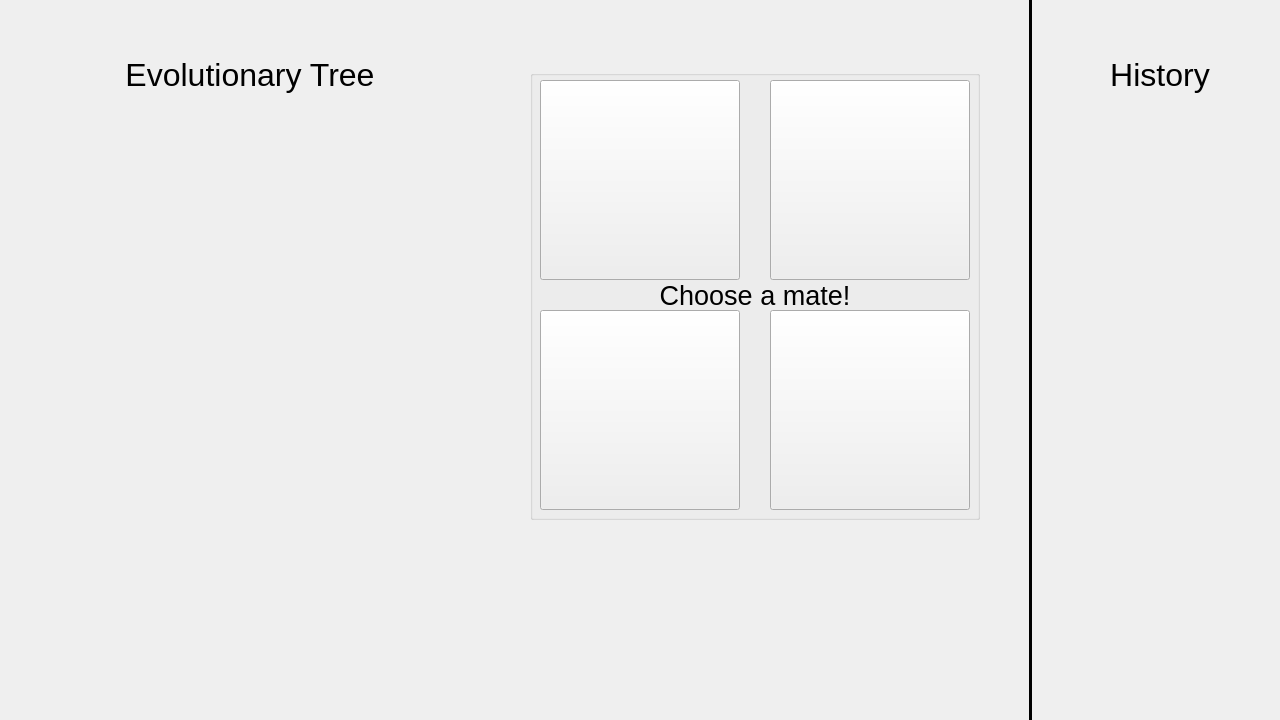
<?xml version="1.0" encoding="UTF-8"?>
<ui version="4.0">
 <class>EvolutionGUI</class>
 <widget class="QMainWindow" name="EvolutionGUI">
  <property name="geometry">
   <rect>
    <x>0</x>
    <y>0</y>
    <width>1280</width>
    <height>720</height>
   </rect>
  </property>
  <property name="windowTitle">
   <string>Evolution GUI</string>
  </property>
  <widget class="QWidget" name="centralwidget">
   <widget class="QLabel" name="parent_image_1">
    <property name="geometry">
     <rect>
      <x>50</x>
      <y>125</y>
      <width>150</width>
      <height>150</height>
     </rect>
    </property>
    <property name="text">
     <string/>
    </property>
    <property name="pixmap">
     <pixmap>../../resources/question_mark.png</pixmap>
    </property>
    <property name="scaledContents">
     <bool>true</bool>
    </property>
   </widget>
   <widget class="QLabel" name="parent_image_2">
    <property name="geometry">
     <rect>
      <x>300</x>
      <y>125</y>
      <width>150</width>
      <height>150</height>
     </rect>
    </property>
    <property name="text">
     <string/>
    </property>
    <property name="pixmap">
     <pixmap>../../resources/question_mark.png</pixmap>
    </property>
    <property name="scaledContents">
     <bool>true</bool>
    </property>
   </widget>
   <widget class="QLabel" name="child_image">
    <property name="geometry">
     <rect>
      <x>173</x>
      <y>320</y>
      <width>150</width>
      <height>150</height>
     </rect>
    </property>
    <property name="text">
     <string/>
    </property>
    <property name="pixmap">
     <pixmap>../../resources/question_mark.png</pixmap>
    </property>
    <property name="scaledContents">
     <bool>true</bool>
    </property>
   </widget>
   <widget class="QLabel" name="history_image_1">
    <property name="geometry">
     <rect>
      <x>1080</x>
      <y>125</y>
      <width>150</width>
      <height>150</height>
     </rect>
    </property>
    <property name="text">
     <string/>
    </property>
    <property name="pixmap">
     <pixmap>../../resources/question_mark.png</pixmap>
    </property>
    <property name="scaledContents">
     <bool>true</bool>
    </property>
   </widget>
   <widget class="QLabel" name="history_image_2">
    <property name="geometry">
     <rect>
      <x>1080</x>
      <y>325</y>
      <width>150</width>
      <height>150</height>
     </rect>
    </property>
    <property name="text">
     <string/>
    </property>
    <property name="pixmap">
     <pixmap>../../resources/question_mark.png</pixmap>
    </property>
    <property name="scaledContents">
     <bool>true</bool>
    </property>
   </widget>
   <widget class="QLabel" name="history_image_3">
    <property name="geometry">
     <rect>
      <x>1080</x>
      <y>525</y>
      <width>150</width>
      <height>150</height>
     </rect>
    </property>
    <property name="text">
     <string/>
    </property>
    <property name="pixmap">
     <pixmap>../../resources/question_mark.png</pixmap>
    </property>
    <property name="scaledContents">
     <bool>true</bool>
    </property>
   </widget>
   <widget class="QGroupBox" name="candidate_box">
    <property name="geometry">
     <rect>
      <x>530</x>
      <y>70</y>
      <width>450</width>
      <height>450</height>
     </rect>
    </property>
    <property name="title">
     <string/>
    </property>
    <widget class="QLabel" name="candidate_label">
     <property name="geometry">
      <rect>
       <x>75</x>
       <y>200</y>
       <width>300</width>
       <height>50</height>
      </rect>
     </property>
     <property name="font">
      <font>
       <pointsize>20</pointsize>
      </font>
     </property>
     <property name="text">
      <string>Choose a mate!</string>
     </property>
     <property name="alignment">
      <set>Qt::AlignCenter</set>
     </property>
    </widget>
    <widget class="QPushButton" name="candidate_button_1">
     <property name="geometry">
      <rect>
       <x>10</x>
       <y>10</y>
       <width>200</width>
       <height>200</height>
      </rect>
     </property>
     <property name="text">
      <string/>
     </property>
     <property name="icon">
      <iconset>
       <normaloff>../../resources/question_mark.png</normaloff>../../resources/question_mark.png</iconset>
     </property>
     <property name="iconSize">
      <size>
       <width>200</width>
       <height>200</height>
      </size>
     </property>
    </widget>
    <widget class="QPushButton" name="candidate_button_2">
     <property name="geometry">
      <rect>
       <x>240</x>
       <y>10</y>
       <width>200</width>
       <height>200</height>
      </rect>
     </property>
     <property name="text">
      <string/>
     </property>
     <property name="icon">
      <iconset>
       <normaloff>../../resources/question_mark.png</normaloff>../../resources/question_mark.png</iconset>
     </property>
     <property name="iconSize">
      <size>
       <width>200</width>
       <height>200</height>
      </size>
     </property>
    </widget>
    <widget class="QPushButton" name="candidate_button_3">
     <property name="geometry">
      <rect>
       <x>10</x>
       <y>240</y>
       <width>200</width>
       <height>200</height>
      </rect>
     </property>
     <property name="text">
      <string/>
     </property>
     <property name="icon">
      <iconset>
       <normaloff>../../resources/question_mark.png</normaloff>../../resources/question_mark.png</iconset>
     </property>
     <property name="iconSize">
      <size>
       <width>200</width>
       <height>200</height>
      </size>
     </property>
    </widget>
    <widget class="QPushButton" name="candidate_button_4">
     <property name="geometry">
      <rect>
       <x>240</x>
       <y>240</y>
       <width>200</width>
       <height>200</height>
      </rect>
     </property>
     <property name="text">
      <string/>
     </property>
     <property name="icon">
      <iconset>
       <normaloff>../../resources/question_mark.png</normaloff>../../resources/question_mark.png</iconset>
     </property>
     <property name="iconSize">
      <size>
       <width>200</width>
       <height>200</height>
      </size>
     </property>
    </widget>
   </widget>
   <widget class="Line" name="separator">
    <property name="geometry">
     <rect>
      <x>1020</x>
      <y>0</y>
      <width>20</width>
      <height>720</height>
     </rect>
    </property>
    <property name="frameShadow">
     <enum>QFrame::Plain</enum>
    </property>
    <property name="lineWidth">
     <number>3</number>
    </property>
    <property name="orientation">
     <enum>Qt::Vertical</enum>
    </property>
   </widget>
   <widget class="QLabel" name="parent_arrows">
    <property name="geometry">
     <rect>
      <x>124</x>
      <y>134</y>
      <width>250</width>
      <height>251</height>
     </rect>
    </property>
    <property name="text">
     <string/>
    </property>
    <property name="pixmap">
     <pixmap>../../resources/arrows_merging.png</pixmap>
    </property>
    <property name="scaledContents">
     <bool>true</bool>
    </property>
   </widget>
   <widget class="QLabel" name="history_label">
    <property name="geometry">
     <rect>
      <x>1060</x>
      <y>50</y>
      <width>200</width>
      <height>50</height>
     </rect>
    </property>
    <property name="font">
     <font>
      <pointsize>24</pointsize>
     </font>
    </property>
    <property name="text">
     <string>History</string>
    </property>
    <property name="alignment">
     <set>Qt::AlignCenter</set>
    </property>
   </widget>
   <widget class="QLabel" name="tree_label">
    <property name="geometry">
     <rect>
      <x>125</x>
      <y>50</y>
      <width>250</width>
      <height>50</height>
     </rect>
    </property>
    <property name="font">
     <font>
      <pointsize>24</pointsize>
     </font>
    </property>
    <property name="text">
     <string>Evolutionary Tree</string>
    </property>
    <property name="alignment">
     <set>Qt::AlignCenter</set>
    </property>
   </widget>
   <widget class="QLabel" name="new_parent">
    <property name="geometry">
     <rect>
      <x>351</x>
      <y>530</y>
      <width>150</width>
      <height>150</height>
     </rect>
    </property>
    <property name="text">
     <string/>
    </property>
    <property name="pixmap">
     <pixmap>../../resources/question_mark.png</pixmap>
    </property>
    <property name="scaledContents">
     <bool>true</bool>
    </property>
   </widget>
   <widget class="QLabel" name="history_arrow_2">
    <property name="geometry">
     <rect>
      <x>1120</x>
      <y>475</y>
      <width>70</width>
      <height>50</height>
     </rect>
    </property>
    <property name="text">
     <string/>
    </property>
    <property name="pixmap">
     <pixmap>../../resources/arrow_down.png</pixmap>
    </property>
    <property name="scaledContents">
     <bool>true</bool>
    </property>
   </widget>
   <widget class="QLabel" name="history_arrow_1">
    <property name="geometry">
     <rect>
      <x>1120</x>
      <y>275</y>
      <width>70</width>
      <height>50</height>
     </rect>
    </property>
    <property name="text">
     <string/>
    </property>
    <property name="pixmap">
     <pixmap>../../resources/arrow_down.png</pixmap>
    </property>
    <property name="scaledContents">
     <bool>true</bool>
    </property>
   </widget>
   <widget class="QLabel" name="parent_arrows_2">
    <property name="geometry">
     <rect>
      <x>320</x>
      <y>410</y>
      <width>211</width>
      <height>121</height>
     </rect>
    </property>
    <property name="text">
     <string/>
    </property>
    <property name="pixmap">
     <pixmap>../../resources/arrows_merging_2.png</pixmap>
    </property>
    <property name="scaledContents">
     <bool>true</bool>
    </property>
   </widget>
   <zorder>parent_arrows</zorder>
   <zorder>parent_image_1</zorder>
   <zorder>parent_image_2</zorder>
   <zorder>child_image</zorder>
   <zorder>history_image_1</zorder>
   <zorder>history_image_2</zorder>
   <zorder>history_image_3</zorder>
   <zorder>candidate_box</zorder>
   <zorder>separator</zorder>
   <zorder>history_label</zorder>
   <zorder>tree_label</zorder>
   <zorder>new_parent</zorder>
   <zorder>history_arrow_2</zorder>
   <zorder>history_arrow_1</zorder>
   <zorder>parent_arrows_2</zorder>
  </widget>
 </widget>
 <resources/>
 <connections/>
</ui>
